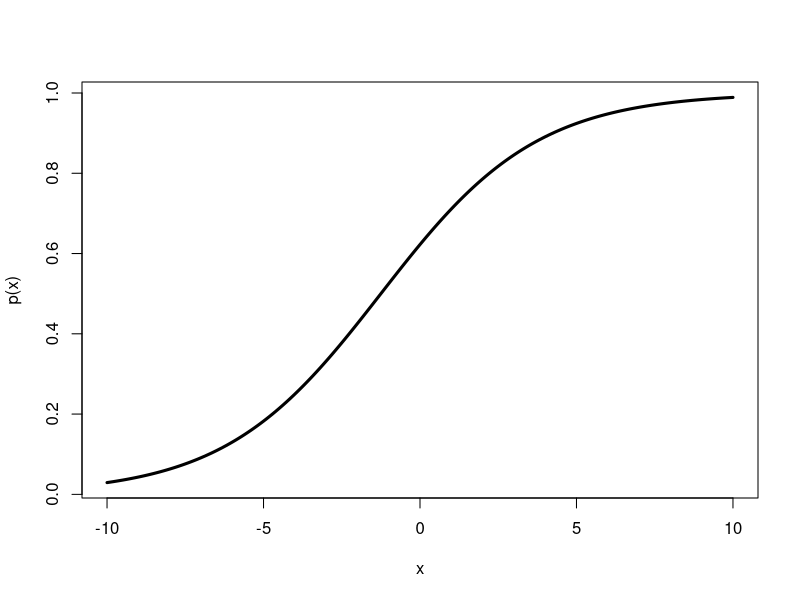

Recreate this plot in R.
x<-seq(from = -10, to = 10, by = 0.1)
alpha<-0.5
beta<-0.4
p<-(exp(alpha+beta*x))/(1+exp(alpha+beta*x))
p
plot(p~x,type='l',ylab = "p(x)", lwd=3)
